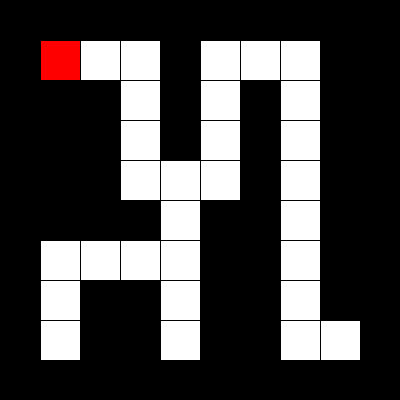
Frame 1 (no input)
Frame 60 (the mouse pressed at the canvas centre just before this capture): identical to frame 1, image omitted
Frame 120 (the mouse held since frame 60 and released just before this capture): identical to frame 1, image omitted

The Processing sketch that drew this single still picture (run headless with seeded random() and noise(); from frame 60 on, the mouse is pressed at the canvas centre):

// Processing sketch: week15_06_maze_DFS_visted
// ── week15_06_maze_DFS_visted.pde
int [][] maze = {
   {1,1,1,1,1,1,1,1,1,1},
   {1,0,0,0,1,0,0,0,1,1},
   {1,1,1,0,1,0,1,0,1,1},
   {1,1,1,0,1,0,1,0,1,1},
   {1,1,1,0,0,0,1,0,1,1},
   {1,1,1,1,0,1,1,0,1,1},
   {1,0,0,0,0,1,1,0,1,1},
   {1,0,1,1,0,1,1,0,1,1},
   {1,0,1,1,0,1,1,0,0,1},
   {1,1,1,1,1,1,1,1,1,1}
};
int [][] visited = new int[10][10];
int startI = 1, startJ = 1, J = 1, step = 1;
void setup(){
   size(400, 400); 
}
void draw(){
   for(int i=0; i<maze.length; i++){
     for(int j=0; j<maze[0].length; j++){
        if(maze[i][j]==1)fill(0);
        else fill(255);
        rect(j*40, i*40, 40, 40);
     }
   }
   fill(255, 0, 0);
   rect(startJ*40, startI*40, 40, 40);
}
